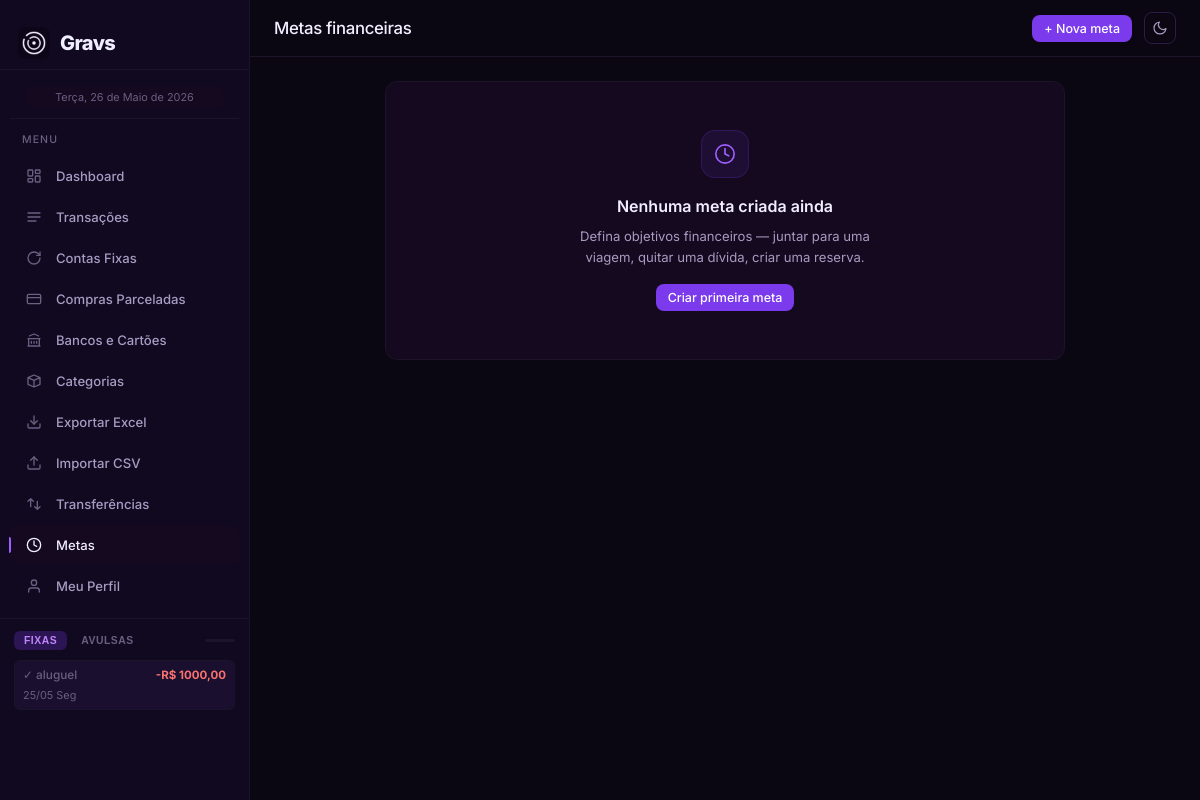
/metas/ (signed in), run on an earlier commit of the app's database.
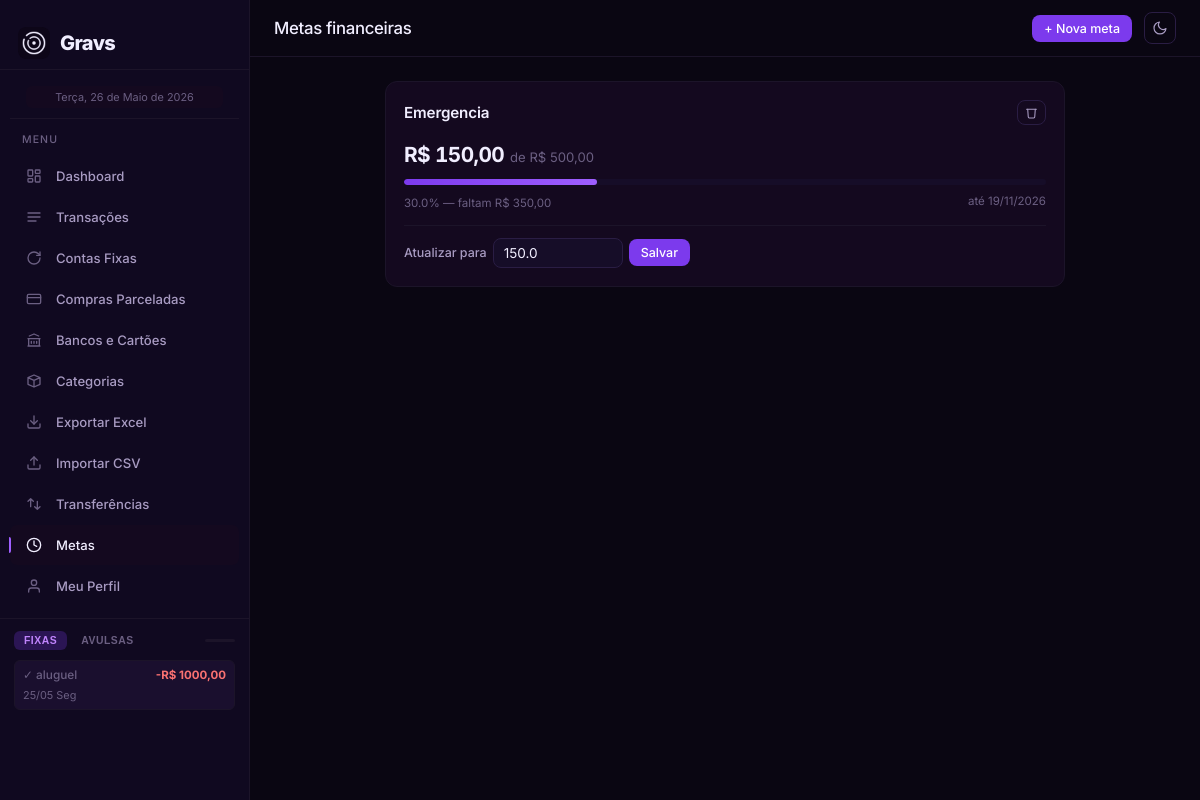
And on a later commit of the database.
### tables this page shows
CREATE TABLE metas (
                id           INTEGER PRIMARY KEY AUTOINCREMENT,
                uuid         TEXT    UNIQUE NOT NULL,
                titulo       TEXT    NOT NULL,
                descricao    TEXT,
                valor_alvo   REAL    NOT NULL CHECK(valor_alvo > 0),
                valor_atual  REAL    NOT NULL DEFAULT 0 CHECK(valor_atual >= 0),
                data_inicio  TEXT    NOT NULL,
                data_fim     TEXT,
                categoria_id INTEGER,
                usuario_id   INTEGER NOT NULL,
                ativa        INTEGER DEFAULT 1 CHECK(ativa IN (0,1)),
                criado_em    TEXT    DEFAULT CURRENT_TIMESTAMP,
                FOREIGN KEY (usuario_id)   REFERENCES usuarios(id) ON DELETE CASCADE,
                FOREIGN KEY (categoria_id) REFERENCES categorias(id)
            );

### routes/metas.py (the view)
@metas_bp.route("/", methods=["GET"])
@login_required
def lista():
    svc = get_services()
    metas = svc.metas_repo.listar(current_user.id)
    return render_template("metas/lista.html", metas=metas)

### app.py (called while the page is built)
def _configurar_login(app: Flask, container: ServiceContainer) -> None:
    login_manager = LoginManager()
    login_manager.init_app(app)
    login_manager.login_view = "auth.login"
    login_manager.login_message = "Faça login para acessar"
    login_manager.login_message_category = "info"
    @login_manager.user_loader
    def load_user(user_id: str) -> UserPrincipal | None:
        dados = container.usuarios_repo.buscar_por_id(int(user_id))
        if dados:
            return make_user_principal(dados)
        return None

### database/repositories.py (called while the page is built)
def _row_to_dict(row: sqlite3.Row | None) -> dict | None:
    if row is None:
        return None
    return dict(row)

def _rows_to_list(rows: list[sqlite3.Row]) -> list[dict]:
    return [dict(r) for r in rows]

    def buscar_por_id(self, user_id: int) -> dict | None:
        with self._db.get_conn() as conn:
            row = conn.execute(
                "SELECT id, email, senha_hash, nome, modo_contabil, "
                "COALESCE(onboarding_completo, 0) as onboarding_completo FROM usuarios "
                "WHERE id = ? AND ativo = 1",
                (int(user_id),),
            ).fetchone()
        return _row_to_dict(row)

### templates/metas/lista.html (shortened to what the changed rows need)
{% extends "base.html" %}
{% block content %}
<div class="metas-wrap">
  {% if not metas %}
  <div class="card fade-up" style="text-align:center;padding:48px 24px">
    <div style="width:48px;height:48px;border-radius:14px;background:rgba(124,58,237,0.1);
                border:1px solid rgba(124,58,237,0.2);display:flex;align-items:center;
                justify-content:center;margin:0 auto 16px">
      <svg width="22" height="22" viewBox="0 0 24 24" fill="none" stroke="var(--purple2)" stroke-width="1.8" stroke-linecap="round" stroke-linejoin="round">
        <circle cx="12" cy="12" r="10"/><polyline points="12 6 12 12 16 14"/>
      </svg>
    </div>
    <div class="font-600" style="font-size:1rem;color:var(--text);margin-bottom:6px">
      Nenhuma meta criada ainda
    </div>
    <p class="text-sm text-sub mb-16" style="line-height:1.6;max-width:320px;margin:0 auto 16px">
      Defina objetivos financeiros — juntar para uma viagem, quitar uma dívida, criar uma reserva.
    </p>
    <button class="btn btn-primary btn-sm"
            onclick="document.getElementById('modal-nova').classList.add('open')">
      Criar primeira meta
    </button>
  </div>
  {% else %}
  <div class="flex flex-col gap-10 fade-up">
    {% for meta in metas %}
      {% set pct = [(meta.valor_atual / meta.valor_alvo * 100)|round(1), 100]|min if meta.valor_alvo > 0 else 0 %}
      {% set pct = [pct, 0]|max %}
      {% set concluida = pct >= 100 %}
      <div class="meta-card">
        <div class="flex items-center justify-between gap-10">
          <div class="flex-1 min-w-0">
            <div class="meta-titulo truncate">{{ meta.titulo }}</div>
          </div>
          <div class="flex gap-6 shrink-0">
            <form method="POST" action="{{ url_for('metas.deletar', uuid=meta.uuid) }}"
                  onsubmit="return confirm('Remover esta meta?')">
              <button type="submit" class="btn btn-icon btn-secondary" style="padding:5px 7px"
                      title="Remover">
                <svg width="13" height="13" viewBox="0 0 24 24" fill="none" stroke="currentColor" stroke-width="2" stroke-linecap="round" stroke-linejoin="round"><polyline points="3 6 5 6 21 6"/><path d="M19 6l-1 14a2 2 0 0 1-2 2H8a2 2 0 0 1-2-2L5 6"/></svg>
              </button>
            </form>
          </div>
        </div>
        <div class="meta-valores">
          <span class="meta-atual {% if concluida %}text-green{% endif %}">
            {{ meta.valor_atual | real }}
          </span>
          <span class="meta-alvo">de {{ meta.valor_alvo | real }}</span>
        </div>
        <div class="meta-barra-bg">
          <div class="meta-barra-fill {% if concluida %}fill-done{% else %}fill-ok{% endif %}"
               style="width:{{ pct }}%"></div>
        </div>
        <div class="flex items-center justify-between mt-4">
          <span class="meta-pct {% if concluida %}done{% endif %}">
            {% if concluida %}
              Meta atingida!
            {% else %}
              {{ pct }}% — faltam {{ (meta.valor_alvo - meta.valor_atual) | real }}
            {% endif %}
          </span>
          {% if meta.data_fim %}
            {% set hoje = now().strftime('%Y-%m-%d') if now is defined else '' %}
            <span class="meta-prazo {% if meta.data_fim < hoje %}vencida{% endif %}">
              até {{ meta.data_fim[8:10] }}/{{ meta.data_fim[5:7] }}/{{ meta.data_fim[:4] }}
            </span>
          {% endif %}
        </div>
        {% if not concluida %}
        <form method="POST" action="{{ url_for('metas.atualizar_progresso', uuid=meta.uuid) }}"
              class="meta-form-inline">
          <label class="form-label shrink-0" style="margin:0">Atualizar para</label>
          <input type="number" name="valor_atual" class="form-control"
                 value="{{ meta.valor_atual }}"
                 step="0.01" min="0" max="{{ meta.valor_alvo }}"
                 style="width:130px;padding:6px 10px;font-size:0.85rem" />
          <button type="submit" class="btn btn-primary btn-sm shrink-0">Salvar</button>
        </form>
        {% endif %}
      </div>
    {% endfor %}
  </div>
  {% endif %}
</div>
{% endblock %}

What changed in the data, as far as the page shows it:
added metas: titulo "Emergencia", valor_atual|real "R$ 150,00", valor_alvo|real "R$ 500,00", pct "30.0", (meta.valor_alvo-meta.valor_atual)|real "R$ 350,00", data_fim "19", data_fim "11", data_fim "2026", valor_atual "150.0"
Also different on the page:
text no longer shown: "Nenhuma meta criada ainda Defina objetivos financeiros — juntar para uma viagem, quitar uma dívida, criar uma reserva. Criar primeira meta"
